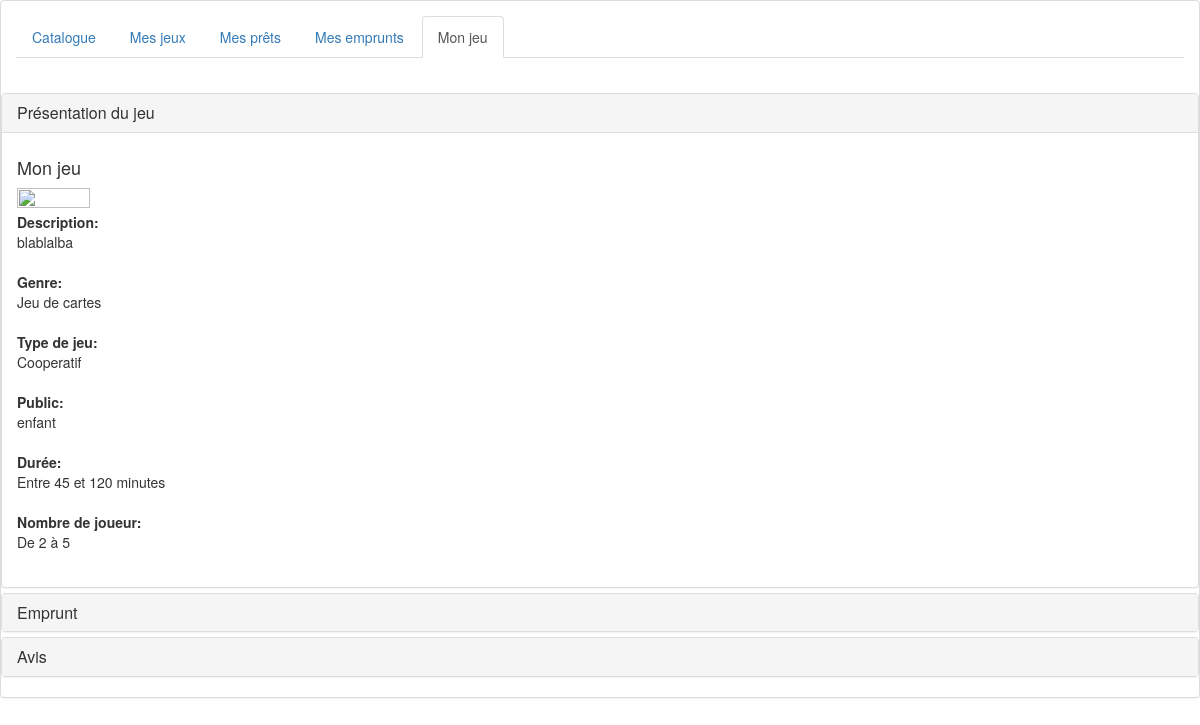
/catalogue/fiche/2, run on the app's committed database.
### catalogue/models.py (models this page shows, shortened)
class Jeux(models.Model):
    nomDuJeu = models.CharField(max_length=50,verbose_name="Nom du jeu")
    description = models.TextField(null=True,blank=True)
    dateDeCreation = models.DateTimeField(auto_now_add=True, auto_now=False,
                                verbose_name="Date de création")
    genre = models.ManyToManyField('Genre')
    typeDeJeu = models.ManyToManyField('Type',verbose_name="Type de jeu")
    public = models.CharField(max_length=50)
    nombreDeJoueurMin = models.IntegerField(verbose_name="Nombre de joueur minimum",null=True)
    nombreDeJoueurMax = models.IntegerField(verbose_name="Nombre de joueur maximum",null=True)
    dureeMin = models.IntegerField(verbose_name="Durée minimum",null=True)
    dureeMax = models.IntegerField(verbose_name="Durée maximum",null=True)
    image = models.ImageField(verbose_name="Image",upload_to="photos_jeux/")
    extension = models.BooleanField(default=False)
    proprietaire = models.ForeignKey('auth.User')
    disponible = models.BooleanField(default=True)
    pretable = models.BooleanField(default=True)
    dureeDuPret = models.IntegerField(verbose_name="Durée du prêt",null=True)

class Genre(models.Model):
    nomDuGenre = models.CharField(max_length=50)
    description = models.TextField(null=True,blank=True)
    def __str__(self):
        return self.nomDuGenre

class Type(models.Model):
    nomDuType = models.CharField(max_length=50)
    description = models.TextField(null=True,blank=True)
    def __str__(self):
        return self.nomDuType

### catalogue/views.py (the view)
# urls.py: url(r'^fiche/(?P<id>\d+)$', views.fiche, name="fiche"),
def fiche(request,id):
    jeu =  get_object_or_404(Jeux, id=id)
    return render(request, 'catalogue/fiche.html', {'jeu': jeu})

### catalogue/templates/catalogue/fiche.html (shortened to what this page needs)
{% load static %}
<!DOCTYPE html>
<html>
    <head>
        <link href="{% static "boostrap/css/bootstrap.min.css" %}" rel="stylesheet" type="text/css" />
        <link href="{% static "dataTables/media/css/jquery.dataTables.css" %}" rel="stylesheet" type="text/css" />
    </head>
    <body>
        <div class="panel panel-default">
            <div class="panel-body">
                <ul class="nav nav-tabs" role="tablist">
                  <li><a href="/catalogue/accueil" role="tab" data-toggle="tab">Catalogue</a></li>
                  <li><a href="#profile" role="tab" data-toggle="tab">Mes jeux</a></li>
                  <li><a href="#messages" role="tab" data-toggle="tab">Mes prêts</a></li>
                  <li><a href="#settings" role="tab" data-toggle="tab">Mes emprunts</a></li>
                  <li class="active"><a href="#settings" role="tab" data-toggle="tab">{{ jeu.nomDuJeu }}</a></li>
                </ul>
            </div>
          <div class="panel-group" id="accordion" role="tablist" aria-multiselectable="true">
            <div class="panel panel-default">
              <div class="panel-heading" role="tab" id="headingOne">
                <h4 class="panel-title">
                  <a role="button" data-toggle="collapse" data-parent="#accordion" href="#collapseOne" aria-expanded="true" aria-controls="collapseOne">
                    Présentation du jeu
                  </a>
                </h4>
              </div>
              <div id="collapseOne" class="panel-collapse collapse in" role="tabpanel" aria-labelledby="headingOne">
                <div class="panel-body">
                  <h4>{{ jeu.nomDuJeu }}</h4>
                  <img src="{{ MEDIA_URL }}{{ jeu.image }}" height="30%" width="25%"></br>
                  <strong>Description:</strong></br>
                  {{ jeu.description }}</br></br>
                  <strong>Genre:</strong></br>
                  {% for genre in jeu.genre.all %}{{ genre }}<br/>{% endfor %}</br>
                  <strong>Type de jeu:</strong></br>
                  {% for type in jeu.typeDeJeu.all %}{{ type }}<br/>{% endfor %}</br>
                  <strong>Public:</strong></br>
                  {{ jeu.public }}</br></br>
                  <strong>Durée:</strong></br>
                  Entre {{ jeu.dureeMin }} et {{ jeu.dureeMax }} minutes</br></br>
                  <strong>Nombre de joueur:</strong></br>
                  De {{ jeu.nombreDeJoueurMin }} à {{ jeu.nombreDeJoueurMax }}</br></br>
                </div>
              </div>
            </div>
            <div class="panel panel-default">
              <div class="panel-heading" role="tab" id="headingTwo">
                <h4 class="panel-title">
                  <a class="collapsed" role="button" data-toggle="collapse" data-parent="#accordion" href="#collapseTwo" aria-expanded="false" aria-controls="collapseTwo">
                    Emprunt
                  </a>
                </h4>
              </div>
            </div>
            <div class="panel panel-default">
              <div class="panel-heading" role="tab" id="headingThree">
                <h4 class="panel-title">
                  <a class="collapsed" role="button" data-toggle="collapse" data-parent="#accordion" href="#collapseThree" aria-expanded="false" aria-controls="collapseThree">
                    Avis
                  </a>
                </h4>
              </div>
            </div>
          </div>
          </div>
    </body>
<html>

### data on the page
Jeux: nomDuJeu "Mon jeu", description "blablalba", public "enfant", dureeMin "45", dureeMax "120", nombreDeJoueurMin "2", nombreDeJoueurMax "5"
Genre: nomDuGenre "Jeu de cartes"
Type: nomDuType "Cooperatif"
